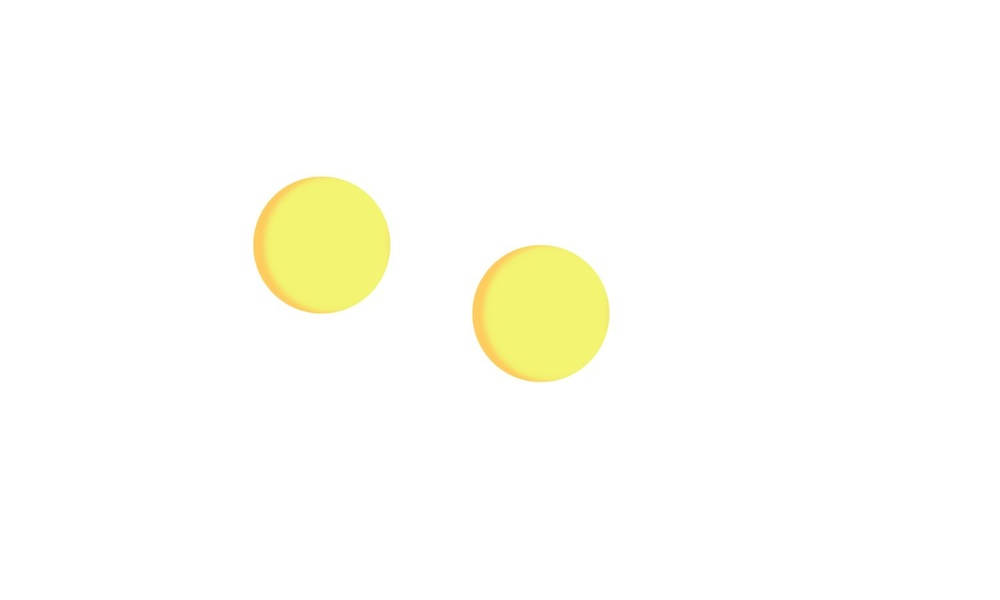
#> input picture resources/100.jpg, 1000 x 600 px, shrunk from 1500 x 900 before the run
$ python gpt.py
#> lines starting #> are read from the running program, lines starting #| are printed output that depends on the picture; after the words box and inside, x2 and y2 are one past the last pixel; in counts of white or black regions, pixels touching at a corner belong together
import cv2
import numpy as np

# Load the image
img = cv2.imread('./resources/100.jpg')
#> img is the input picture: shape (600, 1000, 3); mean B, G, R 247.9, 254.2, 254.4

# Convert the image to grayscale
gray = cv2.cvtColor(img, cv2.COLOR_BGR2GRAY)
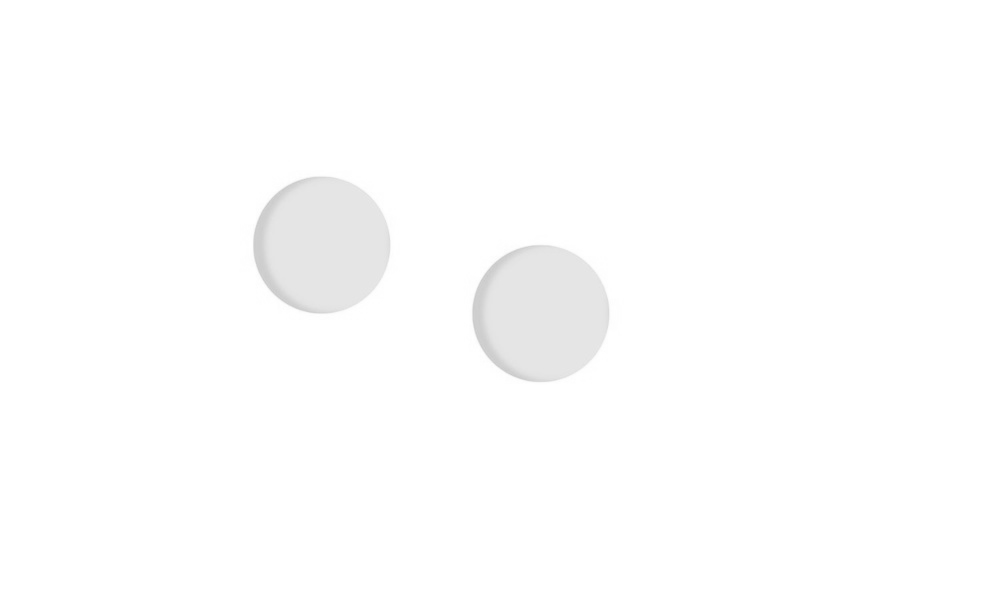
#> gray: shape (600, 1000); min 198, max 255, mean 253.6

# Apply GaussianBlur to reduce noise
gray = cv2.GaussianBlur(gray, (5, 5), 0)

# Detect circles in the image using HoughCircles
circles = cv2.HoughCircles(gray, cv2.HOUGH_GRADIENT, 1, 20, param1=100, param2=30, minRadius=20, maxRadius=200)
#> circles = [[540.5, 313.5, 68.2], [320.5, 244.5, 68.4]]

# If circles are detected, draw them on the original image
if circles is not None:
    circles = np.round(circles[0, :]).astype("int")
#> circles = [[540, 314, 68], [320, 244, 68]]
    for (x, y, r) in circles:
        cv2.circle(img, (x, y), r, (0, 255, 0), 2)
#> this loop made 2 passes
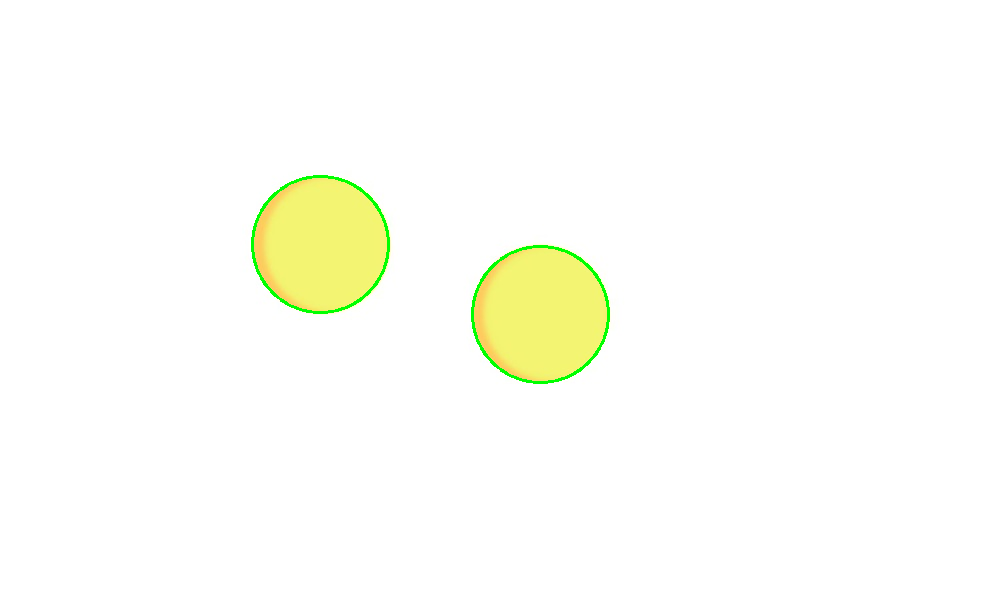
#> img: shape (600, 1000, 3); 0.44% of pixels changed, all inside (x1, y1, x2, y2) = (251, 175, 610, 384)

# Display the image with circles
cv2.imshow("Circles", img)
cv2.waitKey(0)

$ run again, with resources/2.jpg copied over resources/100.jpg
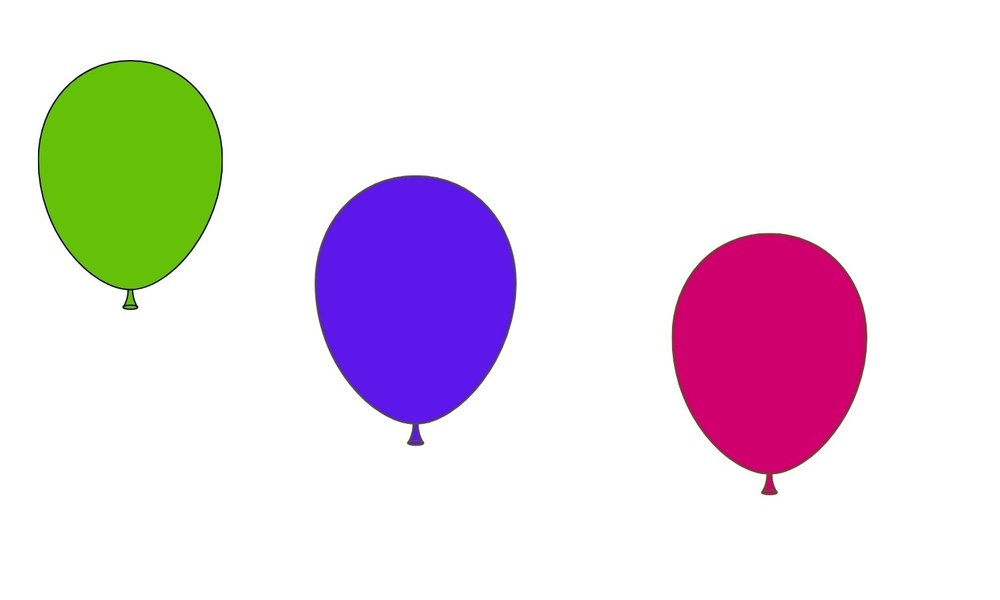
#> input picture resources/2.jpg, 1000 x 600 px, shrunk from 1500 x 900 before the run
#> img is the input picture: shape (600, 1000, 3); mean B, G, R 230.5, 220.7, 232.5
#> `gray = cv2.cvtColor(img, cv2.COLOR_BGR2GRAY)`:
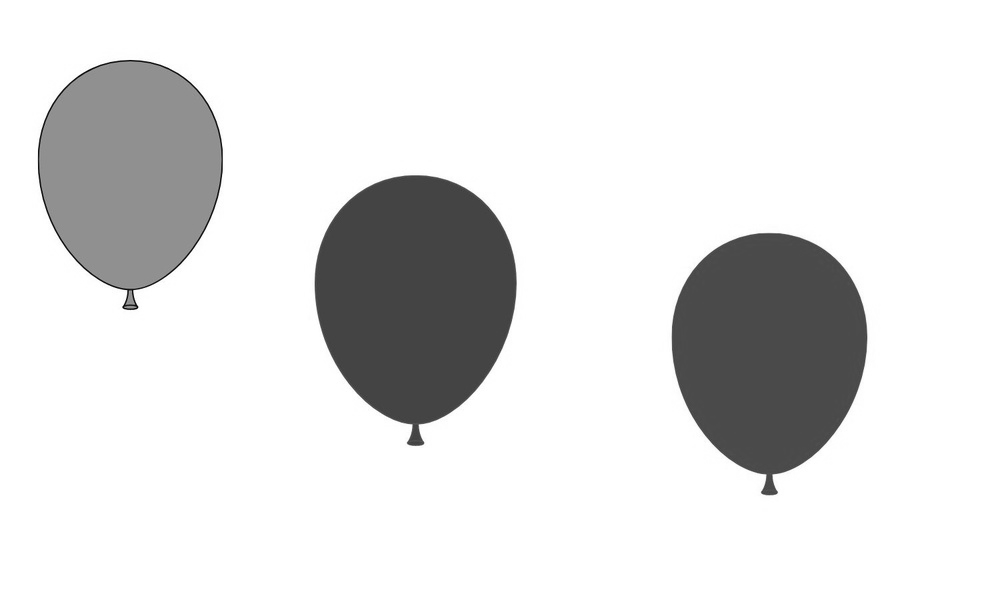
#> gray: shape (600, 1000); min 2, max 255, mean 225.3
#> `circles = cv2.HoughCircles(gray, cv2.HOUGH_GRADIENT, 1, 20, param1=100..`: circles = 23 rows, first 8: [415.5, 274.5, 100.1], [130.5, 152.5, 93.1], [769.5, 330.5, 98.1], [190.5, 159.5, 153.6], [473.5, 285.5, 158.7], [86.5, 167.5, 134.5], [171.5, 169.5, 132.5], [354.5, 283.5, 160.4]
#> `circles = np.round(circles[0, :]).astype("int")`: circles = 23 rows, first 8: [416, 274, 100], [130, 152, 93], [770, 330, 98], [190, 160, 154], [474, 286, 159], [86, 168, 134], [172, 170, 132], [354, 284, 160]
#> the loop `for (x, y, r) in circles:` made 23 passes
#> after the loop `for (x, y, r) in circles:`:
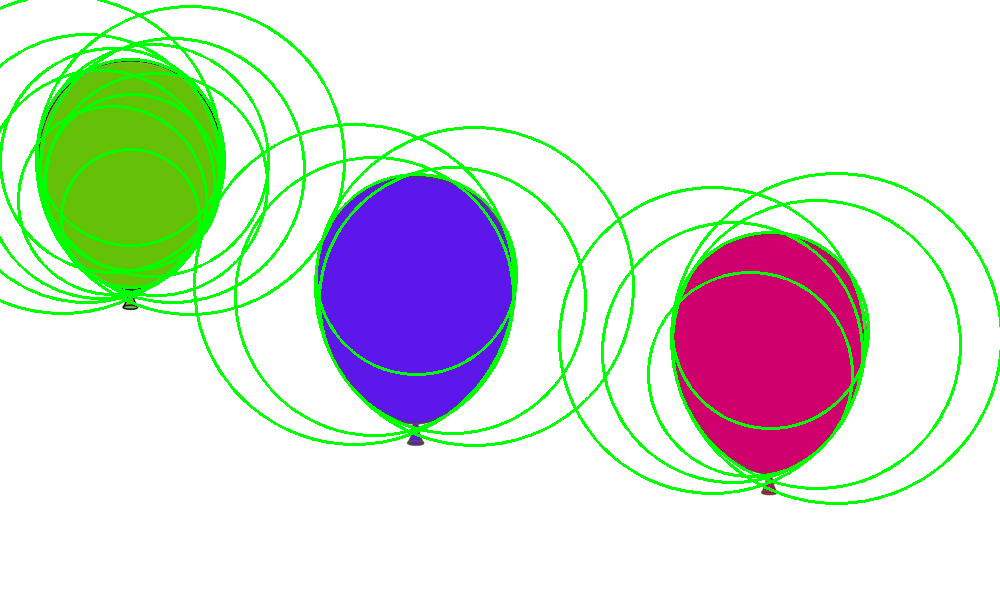
#> img: shape (600, 1000, 3); 7.18% of pixels changed, all inside (x1, y1, x2, y2) = (0, 0, 1000, 505)
